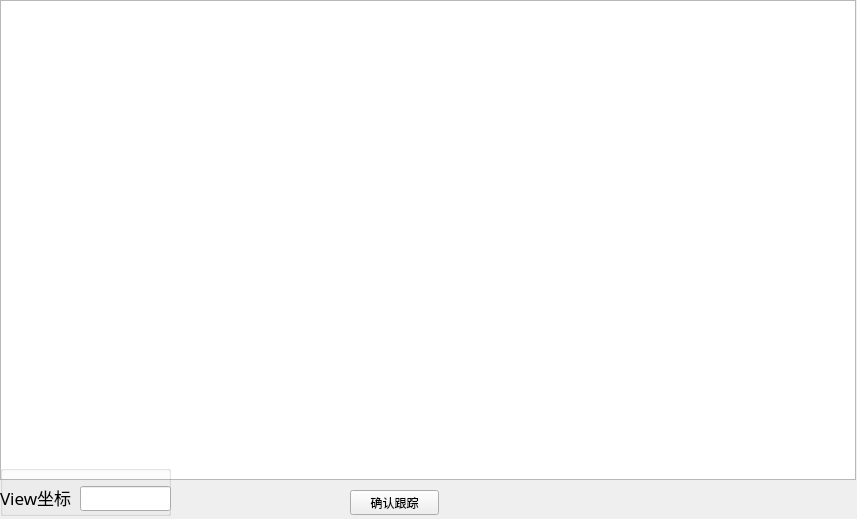
<?xml version="1.0" encoding="UTF-8"?>
<ui version="4.0">
 <class>kcfTracker_window</class>
 <widget class="QWidget" name="kcfTracker_window">
  <property name="geometry">
   <rect>
    <x>0</x>
    <y>0</y>
    <width>857</width>
    <height>519</height>
   </rect>
  </property>
  <property name="windowTitle">
   <string>Form</string>
  </property>
  <widget class="myQGraphicsView" name="graphicsView">
   <property name="geometry">
    <rect>
     <x>0</x>
     <y>0</y>
     <width>856</width>
     <height>480</height>
    </rect>
   </property>
   <property name="mouseTracking">
    <bool>true</bool>
   </property>
  </widget>
  <widget class="QPushButton" name="track_pBtn">
   <property name="geometry">
    <rect>
     <x>350</x>
     <y>490</y>
     <width>89</width>
     <height>25</height>
    </rect>
   </property>
   <property name="text">
    <string>确认跟踪</string>
   </property>
  </widget>
  <widget class="QGroupBox" name="groupBox_2">
   <property name="geometry">
    <rect>
     <x>0</x>
     <y>465</y>
     <width>171</width>
     <height>51</height>
    </rect>
   </property>
   <property name="title">
    <string/>
   </property>
   <widget class="QLabel" name="label">
    <property name="geometry">
     <rect>
      <x>0</x>
      <y>20</y>
      <width>81</width>
      <height>25</height>
     </rect>
    </property>
    <property name="font">
     <font>
      <family>AR PL UKai CN</family>
      <pointsize>13</pointsize>
     </font>
    </property>
    <property name="text">
     <string>View坐标</string>
    </property>
   </widget>
   <widget class="QLineEdit" name="view_lineEdit">
    <property name="geometry">
     <rect>
      <x>80</x>
      <y>21</y>
      <width>91</width>
      <height>25</height>
     </rect>
    </property>
   </widget>
  </widget>
 </widget>
 <customwidgets>
  <customwidget>
   <class>myQGraphicsView</class>
   <extends>QGraphicsView</extends>
   <header location="global">../../src/image_stitching/include/image_stitching/myqgraphicsview.hpp</header>
  </customwidget>
 </customwidgets>
 <resources/>
 <connections/>
</ui>
